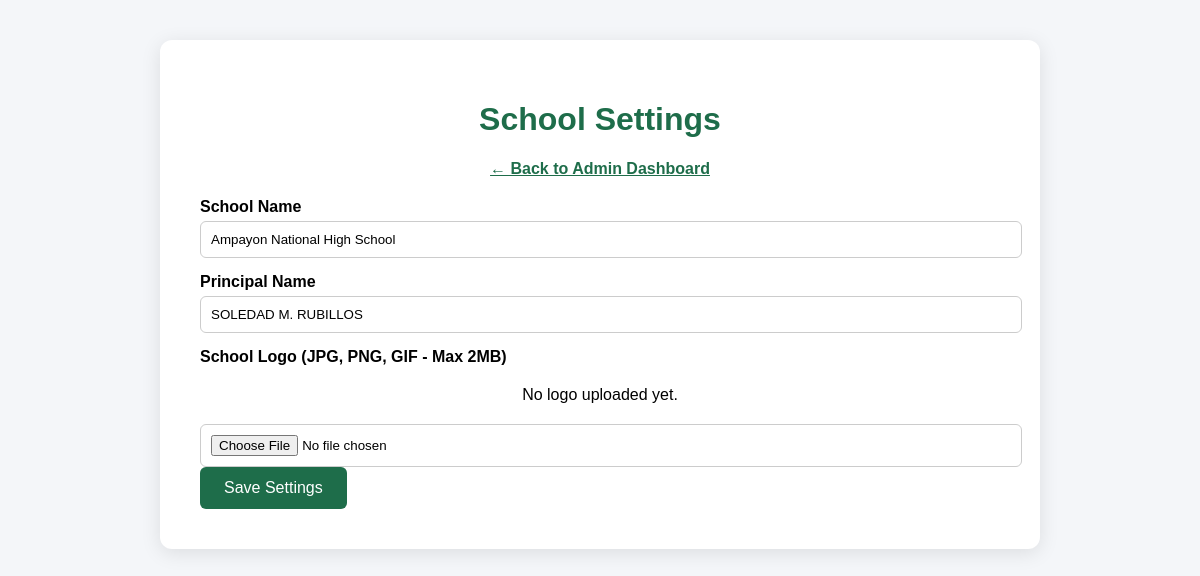
The page /pages/admin/school_settings.php (signed in) on the database its author committed.
### tables this page shows
CREATE TABLE `schools` (
  `school_id` int(11) NOT NULL,
  `school_code` varchar(50) NOT NULL,
  `school_name` varchar(255) NOT NULL,
  `school_email` varchar(255) DEFAULT NULL,
  `address` text DEFAULT NULL,
  `district` varchar(255) DEFAULT NULL,
  `division` varchar(255) DEFAULT NULL,
  `region` varchar(100) DEFAULT NULL,
  `logo_path` varchar(255) DEFAULT NULL,
  `principal_name` varchar(255) DEFAULT NULL,
  `superintendent_name` varchar(255) DEFAULT NULL,
  `is_active` tinyint(1) DEFAULT 1,
  `created_at` timestamp NOT NULL DEFAULT current_timestamp()
);

### pages/admin/school_settings.php (the view, shortened to what this page needs)
<?php
require_once '../../includes/auth.php';
$stmt = $pdo->prepare("SELECT school_name, principal_name, logo_path FROM schools WHERE school_id = ?");
$stmt->execute([$_SESSION['school_id']]);
$school = $stmt->fetch();
?>
<!DOCTYPE html>
<html lang="en">
<head>
</head>
<body>
<div class="container">
    <h1>School Settings</h1>
    <div class="back">
        <a href="dashboard.php">← Back to Admin Dashboard</a>
    </div>
    <form method="post" enctype="multipart/form-data">
        <label>School Name</label>
        <input type="text" name="school_name" value="<?= htmlspecialchars($school['school_name']) ?>" required>
        <label>Principal Name</label>
        <input type="text" name="principal_name" value="<?= htmlspecialchars($school['principal_name']) ?>" required>
        <label>School Logo (JPG, PNG, GIF - Max 2MB)</label>
        <div class="current-logo">
            <?php if ($school['logo_path'] && file_exists('../../' . $school['logo_path'])): ?>
                <p>Current Logo:</p>
                <img src="../../<?= htmlspecialchars($school['logo_path']) ?>" alt="Current Logo">
            <?php else: ?>
                <p>No logo uploaded yet.</p>
            <?php endif; ?>
        </div>
        <input type="file" name="logo" accept="image/*">
        <button type="submit">Save Settings</button>
    </form>
</div>
</body>
</html>

### pages/admin/school_settings.php (style rules this page uses)
body { font-family: Arial, sans-serif; margin: 40px; background: #f4f6f9; }
.container { max-width: 800px; margin: auto; background: white; padding: 40px; border-radius: 12px; box-shadow: 0 4px 20px rgba(0,0,0,0.1); }
h1 { color: #1e6d4a; text-align: center; }
.back { text-align: center; margin: 20px 0; }
.back a { color: #1e6d4a; font-weight: bold; }
label { display: block; margin: 15px 0 5px; font-weight: bold; }
input[type="text"], input[type="file"] { width: 100%; padding: 10px; border-radius: 6px; border: 1px solid #ccc; }
button { background: #1e6d4a; color: white; padding: 12px 24px; border: none; border-radius: 6px; font-size: 16px; cursor: pointer; }
.current-logo { margin: 20px 0; text-align: center; }

### rows shown on the page
schools: school_name "Ampayon National High School", principal_name "SOLEDAD M. RUBILLOS"
